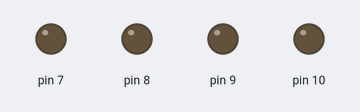
Recording of a sketch running on a simulated Arduino Uno, built with avr-gcc and run on an emulated ATmega328P. On the bench: output pins drawn as LEDs (lit = HIGH).

Above: at 0.1 s.
At 20.1 s:
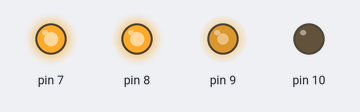
At 25.1 s:
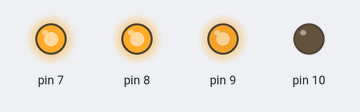
At 28.1 s:
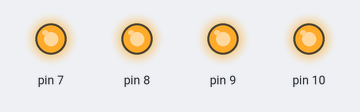
At 39.75 s:
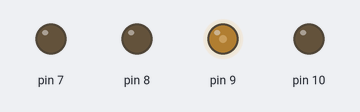
Timing chart, 0 to 40.0 s (numbered marks = the images above):
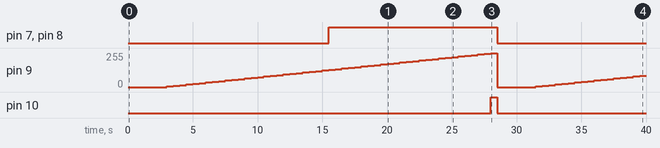

Measured:
- by itself, pin 7, pin 8: LOW → HIGH at 15.5 s, → LOW 13.0 s later
- by itself, pin 9: 0/255 → 5/255 at 3.0 s, → 10/255 0.50 s later, → 15/255 0.50 s later, → 20/255 0.50 s later, … (69 changes in this stretch)
- by itself, pin 10: LOW → HIGH at 28.0 s, → LOW 0.50 s later

The sketch:

rotation_speed.ino
```cpp
#include <DefinicionPines.hpp>

void setup() {
  for (size_t i = 0; i < 4; ++i) {
    pinMode(pin::motor_enable[i], OUTPUT);
    pinMode(pin::motor_direction[i], OUTPUT);
  }
}

void girar_par_de_ruedas(int velocidad, int rueda1, int rueda2, int dir1, int dir2) {
  analogWrite(pin::motor_enable[rueda1], velocidad);
  digitalWrite(pin::motor_direction[rueda1], dir1);

  analogWrite(pin::motor_enable[rueda2], velocidad);
  digitalWrite(pin::motor_direction[rueda2], dir2);
}

int velocidad = 0;
void loop() {
  girar_par_de_ruedas(velocidad, 1, 3, HIGH, HIGH);
  girar_par_de_ruedas(velocidad, 0, 2, HIGH, HIGH);
  delay(500);
  if (velocidad == 0) {
    delay(2500); // Un delay extra en cada que la velocidad se reinicie
  }

  // Se irá incrementando la velocidad progresivamente
  velocidad += 5;

  if (velocidad > 255) {
    velocidad = 0;
  }
}
```
